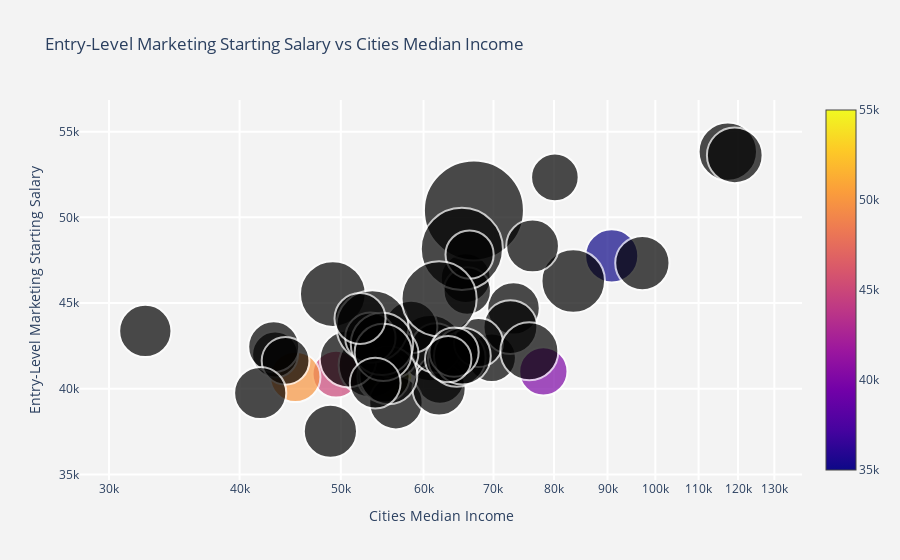

Notebook code cell kept with this figure:
### Code cell
# Load data, define hover text and bubble size
data = pd.read_csv('Interactive Data Final Project.csv')
# data = data['Popular U.S. Cities']

data['Population'] = [int(x.strip(' ').replace(',', "")) for x in data['Cities_Population']]

data['Starting Salary'] = [int(x.strip(' ').strip('$').replace(',', "")) for x in data['Entry-Level_Marketing_Starting_Salary']]

hover_text = []
bubble_size = []

for index, row in data.iterrows():
    
    hover_text.append(('Popular U.S. Cities: {city}<br>'+
                      'Entry-Level_Marketing_Starting_Salary: {salary}<br>'+
                      'Cities_Median_Income: {income}<br>'+
                      'Cities_Population: {pop}<br>'
                      ).format(city=row['Popular U.S. Cities'],
                                            salary=row['Entry-Level_Marketing_Starting_Salary'],
                                            income=row['Cities_Median_Income'],
                                            pop=row['Cities_Population'],
                                            ))
    bubble_size.append(math.sqrt(row['Population']))
                      
data['Population'] = hover_text
data['Population'] = bubble_size
sizeref = 2.*max(data['Population'])/(100**2)

# Dictionary with dataframes for each continent
# continent_names = ['Africa', 'Americas', 'Asia', 'Europe', 'Oceania']
# continent_data = {data:data.query("continent == '%s'" %data)
#                               for data in continent_names}

# Create figure
fig = go.Figure()

fig.add_trace(go.Scatter(
        mode='markers',
        marker_size=bubble_size,
        marker=dict(
            color=[35000, 40000, 45000, 50000, 55000],
            size=bubble_size,
            showscale=True
            ),
        x=data['Cities_Median_Income'], y=data['Starting Salary'],
        text=hover_text,

        ))

# fig.update_traces(marker=dict(size=12,
#                               line=dict(width=2,
#                                         color='DarkSlateGrey')),
#                   selector=dict(mode='markers'))

# for continent_name, data in continent_data.items():
#     fig.add_trace(go.Scatter(
#         x=data['Cities Median Income'], y=data['Entry-Level Marketing Starting Salary'],
#         name=continent_name, text=data['Population'],
#         marker_size=data['Population'],
#         ))

# Tune marker appearance and layout
fig.update_traces(mode='markers', marker=dict(sizemode='area',
                                              sizeref=sizeref, line_width=2))

fig.update_layout(
    title='Entry-Level Marketing Starting Salary vs Cities Median Income',
    xaxis=dict(
        title='Cities Median Income',
        gridcolor='white',
        type='log',
        gridwidth=2,
    ),
    yaxis=dict(
        title='Entry-Level Marketing Starting Salary',
        gridcolor='white',
        gridwidth=2,
    ),
    paper_bgcolor='rgb(243, 243, 243)',
    plot_bgcolor='rgb(243, 243, 243)',
)
fig.show()

### Figure 1 — Plotly figure (JSON) as saved in the notebook; plotly's stock layout.template omitted (floating-point values rounded to 4 significant figures)
{"data": [{"marker": {"color": [35000, 40000, 45000, 50000, 55000], "line": {"width": 2}, "showscale": true, "size": [818.6, 676.5, 641.4, 737.0, 622.1, 856.7, 991.7, 902.9, 1175.0, 1205.0, 724.6, 684.9, 800.7, 1275.0, 1255.0, 698.1, 829.3, 658.7, 2910.0, 614.0, 823.9, 652.2, 754.5, 663.2, 713.8, 792.5, 792.8, 1962.0, 675.3, 804.2, 713.0, 977.0, 939.2, 1513.0, 737.9, 967.2, 823.7, 795.3, 843.5, 1135.0, 952.1, 695.7, 1642.0, 937.9, 809.2, 759.3, 981.9, 704.6, 626.7, 750.1], "sizemode": "area", "sizeref": 0.582}, "mode": "markers", "text": ["Popular U.S. Cities: Washington, D.C.<br>Entry-Level_Marketing_Starting_Salary:  $47,752 <br>Cities_Median_Income:  $90,842 <br>Cities_Population:  670,050 <br>", "Popular U.S. Cities: Virginia Beach, VA<br>Entry-Level_Marketing_Starting_Salary:  $41,009 <br>Cities_Median_Income:  $78,136 <br>Cities_Population:  457,672 <br>", "Popular U.S. Cities: Tulsa, OK<br>Entry-Level_Marketing_Starting_Salary:  $40,855 <br>Cities_Median_Income:  $49,474 <br>Cities_Population:  411,401 <br>", "Popular U.S. Cities: Tucson, AZ<br>Entry-Level_Marketing_Starting_Salary:  $40,692 <br>Cities_Median_Income:  $45,227 <br>Cities_Population:  543,242 <br>", "Popular U.S. Cities: Tampa, FL<br>Entry-Level_Marketing_Starting_Salary:  $40,829 <br>Cities_Median_Income:  $55,634 <br>Cities_Population:  387,050 <br>", "Popular U.S. Cities: Seattle, WA<br>Entry-Level_Marketing_Starting_Salary:  $47,332 <br>Cities_Median_Income:  $97,185 <br>Cities_Population:  733,919 <br>", "Popular U.S. Cities: San Jose, CA<br>Entry-Level_Marketing_Starting_Salary:  $53,835 <br>Cities_Median_Income:  $117,324 <br>Cities_Population:  983,489 <br>", "Popular U.S. Cities: San Francisco, CA<br>Entry-Level_Marketing_Starting_Salary:  $53,621 <br>Cities_Median_Income:  $119,136 <br>Cities_Population:  815,201 <br>", "Popular U.S. Cities: San Diego, CA<br>Entry-Level_Marketing_Starting_Salary:  $46,292 <br>Cities_Median_Income:  $83,454 <br>Cities_Population:  1,381,611 <br>", "Popular U.S. Cities: San Antonio, TX<br>Entry-Level_Marketing_Starting_Salary:  $41,369 <br>Cities_Median_Income:  $53,420 <br>Cities_Population:  1,451,853 <br>", "Popular U.S. Cities: Sacramento, CA<br>Entry-Level_Marketing_Starting_Salary:  $46,453 <br>Cities_Median_Income:  $65,847 <br>Cities_Population:  525,041 <br>", "Popular U.S. Cities: Raleigh, NC<br>Entry-Level_Marketing_Starting_Salary:  $41,811 <br>Cities_Median_Income:  $69,720 <br>Cities_Population:  469,124 <br>", "Popular U.S. Cities: Portland, OR<br>Entry-Level_Marketing_Starting_Salary:  $44,690 <br>Cities_Median_Income:  $73,159 <br>Cities_Population:  641,162 <br>", "Popular U.S. Cities: Phoenix, AZ<br>Entry-Level_Marketing_Starting_Salary:  $42,375 <br>Cities_Median_Income:  $60,914 <br>Cities_Population:  1,624,569 <br>", "Popular U.S. Cities: Philadelphia, PA<br>Entry-Level_Marketing_Starting_Salary:  $45,522 <br>Cities_Median_Income:  $49,127 <br>Cities_Population:  1,576,251 <br>", "Popular U.S. Cities: Omaha, NE<br>Entry-Level_Marketing_Starting_Salary:  $40,556 <br>Cities_Median_Income:  $62,213 <br>Cities_Population:  487,300 <br>", "Popular U.S. Cities: Oklahoma City, OK<br>Entry-Level_Marketing_Starting_Salary:  $39,186 <br>Cities_Median_Income:  $56,456 <br>Cities_Population:  687,725 <br>", "Popular U.S. Cities: Oakland, CA<br>Entry-Level_Marketing_Starting_Salary:  $52,334 <br>Cities_Median_Income:  $80,143 <br>Cities_Population:  433,823 <br>", "Popular U.S. Cities: New York City, NY<br>Entry-Level_Marketing_Starting_Salary:  $50,403 <br>Cities_Median_Income:  $67,046 <br>Cities_Population:  8,467,513 <br>", "Popular U.S. Cities: New Orleans, LA<br>Entry-Level_Marketing_Starting_Salary:  $41,997 <br>Cities_Median_Income:  $43,258 <br>Cities_Population:  376,971 <br>", "Popular U.S. Cities: Nashville, TN<br>Entry-Level_Marketing_Starting_Salary:  $39,994 <br>Cities_Median_Income:  $62,087 <br>Cities_Population:  678,851 <br>", "Popular U.S. Cities: Minneapolis, MN<br>Entry-Level_Marketing_Starting_Salary:  $45,702 <br>Cities_Median_Income:  $66,068 <br>Cities_Population:  425,336 <br>", "Popular U.S. Cities: Milwaukee, WI<br>Entry-Level_Marketing_Starting_Salary:  $42,454 <br>Cities_Median_Income:  $43,125 <br>Cities_Population:  569,330 <br>", "Popular U.S. Cities: Miami, FL<br>Entry-Level_Marketing_Starting_Salary:  $41,632 <br>Cities_Median_Income:  $44,268 <br>Cities_Population:  439,890 <br>", "Popular U.S. Cities: Mesa, AZ<br>Entry-Level_Marketing_Starting_Salary:  $42,382 <br>Cities_Median_Income:  $61,640 <br>Cities_Population:  509,475 <br>", "Popular U.S. Cities: Memphis, TN<br>Entry-Level_Marketing_Starting_Salary:  $39,752 <br>Cities_Median_Income:  $41,864 <br>Cities_Population:  628,127 <br>", "Popular U.S. Cities: Louisville, KY<br>Entry-Level_Marketing_Starting_Salary:  $40,722 <br>Cities_Median_Income:  $54,929 <br>Cities_Population:  628,594 <br>", "Popular U.S. Cities: Los Angeles, CA<br>Entry-Level_Marketing_Starting_Salary:  $48,160 <br>Cities_Median_Income:  $65,290 <br>Cities_Population:  3,849,297 <br>", "Popular U.S. Cities: Long Beach, CA<br>Entry-Level_Marketing_Starting_Salary:  $47,830 <br>Cities_Median_Income:  $66,410 <br>Cities_Population:  456,062 <br>", "Popular U.S. Cities: Las Vegas, NV<br>Entry-Level_Marketing_Starting_Salary:  $43,604 <br>Cities_Median_Income:  $58,377 <br>Cities_Population:  646,790 <br>", "Popular U.S. Cities: Kansas City, MO<br>Entry-Level_Marketing_Starting_Salary:  $42,069 <br>Cities_Median_Income:  $56,179 <br>Cities_Population:  508,394 <br>", "Popular U.S. Cities: Jacksonville, FL<br>Entry-Level_Marketing_Starting_Salary:  $40,786 <br>Cities_Median_Income:  $55,531 <br>Cities_Population:  954,614 <br>", "Popular U.S. Cities: Indianapolis, IN<br>Entry-Level_Marketing_Starting_Salary:  $41,738 <br>Cities_Median_Income:  $50,813 <br>Cities_Population:  882,039 <br>", "Popular U.S. Cities: Houston, TX<br>Entry-Level_Marketing_Starting_Salary:  $43,647 <br>Cities_Median_Income:  $53,600 <br>Cities_Population:  2,288,250 <br>", "Popular U.S. Cities: Fresno, California<br>Entry-Level_Marketing_Starting_Salary:  $42,982 <br>Cities_Median_Income:  $53,368 <br>Cities_Population:  544,510 <br>", "Popular U.S. Cities: Fort Worth, TX<br>Entry-Level_Marketing_Starting_Salary:  $41,799 <br>Cities_Median_Income:  $64,567 <br>Cities_Population:  935,508 <br>", "Popular U.S. Cities: El Paso, TX<br>Entry-Level_Marketing_Starting_Salary:  $37,520 <br>Cities_Median_Income:  $48,866 <br>Cities_Population:  678,415 <br>", "Popular U.S. Cities: Detroit, MI<br>Entry-Level_Marketing_Starting_Salary:  $43,373 <br>Cities_Median_Income:  $32,498 <br>Cities_Population:  632,464 <br>", "Popular U.S. Cities: Denver, CO<br>Entry-Level_Marketing_Starting_Salary:  $43,596 <br>Cities_Median_Income:  $72,661 <br>Cities_Population:  711,463 <br>", "Popular U.S. Cities: Dallas, TX<br>Entry-Level_Marketing_Starting_Salary:  $42,618 <br>Cities_Median_Income:  $54,747 <br>Cities_Population:  1,288,457 <br>", "Popular U.S. Cities: Columbus, OH<br>Entry-Level_Marketing_Starting_Salary:  $42,119 <br>Cities_Median_Income:  $54,902 <br>Cities_Population:  906,528 <br>", "Popular U.S. Cities: Colorado Springs, CO<br>Entry-Level_Marketing_Starting_Salary:  $42,695 <br>Cities_Median_Income:  $67,719 <br>Cities_Population:  483,956 <br>", "Popular U.S. Cities: Chicago, IL<br>Entry-Level_Marketing_Starting_Salary:  $45,252 <br>Cities_Median_Income:  $62,097 <br>Cities_Population:  2,696,555 <br>", "Popular U.S. Cities: Charlotte, NC<br>Entry-Level_Marketing_Starting_Salary:  $41,905 <br>Cities_Median_Income:  $65,359 <br>Cities_Population:  879,709 <br>", "Popular U.S. Cities: Boston, MA<br>Entry-Level_Marketing_Starting_Salary:  $48,332 <br>Cities_Median_Income:  $76,298 <br>Cities_Population:  654,776 <br>", "Popular U.S. Cities: Baltimore, MA<br>Entry-Level_Marketing_Starting_Salary:  $44,098 <br>Cities_Median_Income:  $52,164 <br>Cities_Population:  576,498 <br>", "Popular U.S. Cities: Austin, TX<br>Entry-Level_Marketing_Starting_Salary:  $42,189 <br>Cities_Median_Income:  $75,752 <br>Cities_Population:  964,177 <br>", "Popular U.S. Cities: Atlanta, GA<br>Entry-Level_Marketing_Starting_Salary:  $42,133 <br>Cities_Median_Income:  $64,179 <br>Cities_Population:  496,461 <br>", "Popular U.S. Cities: Arlington, TX<br>Entry-Level_Marketing_Starting_Salary:  $41,730 <br>Cities_Median_Income:  $63,351 <br>Cities_Population:  392,786 <br>", "Popular U.S. Cities: Albuquerque, NM<br>Entry-Level_Marketing_Starting_Salary:  $40,333 <br>Cities_Median_Income:  $53,936 <br>Cities_Population:  562,599 <br>"], "type": "scatter", "x": [" $90,842 ", " $78,136 ", " $49,474 ", " $45,227 ", " $55,634 ", " $97,185 ", " $117,324 ", " $119,136 ", " $83,454 ", " $53,420 ", " $65,847 ", " $69,720 ", " $73,159 ", " $60,914 ", " $49,127 ", " $62,213 ", " $56,456 ", " $80,143 ", " $67,046 ", " $43,258 ", " $62,087 ", " $66,068 ", " $43,125 ", " $44,268 ", " $61,640 ", " $41,864 ", " $54,929 ", " $65,290 ", " $66,410 ", " $58,377 ", " $56,179 ", " $55,531 ", " $50,813 ", " $53,600 ", " $53,368 ", " $64,567 ", " $48,866 ", " $32,498 ", " $72,661 ", " $54,747 ", " $54,902 ", " $67,719 ", " $62,097 ", " $65,359 ", " $76,298 ", " $52,164 ", " $75,752 ", " $64,179 ", " $63,351 ", " $53,936 "], "y": [47752, 41009, 40855, 40692, 40829, 47332, 53835, 53621, 46292, 41369, 46453, 41811, 44690, 42375, 45522, 40556, 39186, 52334, 50403, 41997, 39994, 45702, 42454, 41632, 42382, 39752, 40722, 48160, 47830, 43604, 42069, 40786, 41738, 43647, 42982, 41799, 37520, 43373, 43596, 42618, 42119, 42695, 45252, 41905, 48332, 44098, 42189, 42133, 41730, 40333]}], "layout": {"paper_bgcolor": "rgb(243, 243, 243)", "plot_bgcolor": "rgb(243, 243, 243)", "title": {"text": "Entry-Level Marketing Starting Salary vs Cities Median Income"}, "xaxis": {"gridcolor": "white", "gridwidth": 2, "title": {"text": "Cities Median Income"}, "type": "log"}, "yaxis": {"gridcolor": "white", "gridwidth": 2, "title": {"text": "Entry-Level Marketing Starting Salary"}}}}
